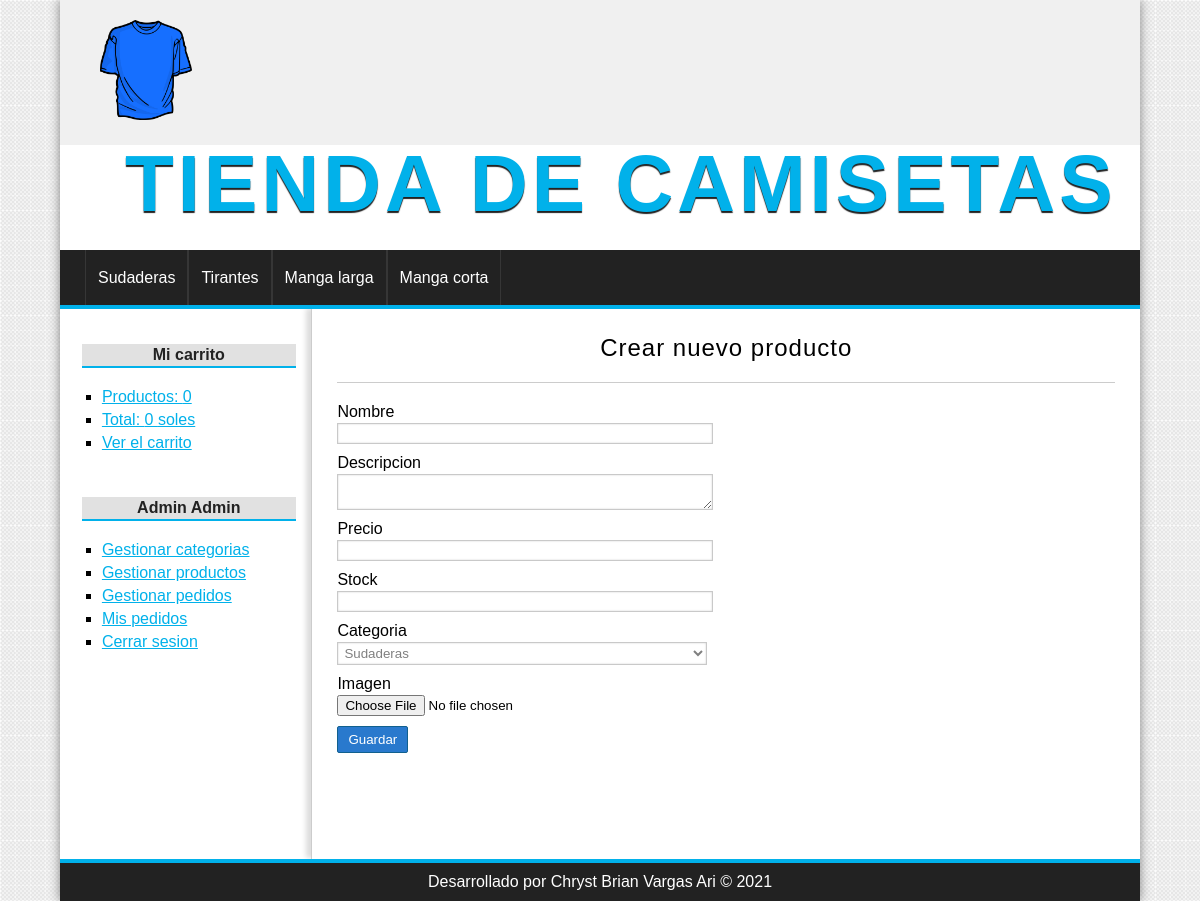
Page /producto/crear (signed in) on the committed database.
### tables this page shows
CREATE TABLE categorias(
    id  int(255) auto_increment not null,
    nombre  varchar(100) not null,
    CONSTRAINT pk_categorias PRIMARY KEY(id)
);

### config/db.php (called while the page is built)
<?php
class Database {
    public static function connect(){
        $db = new mysqli('localhost', 'root', '', 'tienda_master');
        $db->query("SET NAMES 'utf8'");
        return $db;
    }
}
?>

### helpers/utils.php (called while the page is built, shortened)
<?php
class Utils{
    public static function showCategorias(){
        require_once 'models/Categoria.php';
        $categoria = new Categoria();
        $categorias = $categoria->getAll();
        return $categorias;
    }
}
?>

### models/Categoria.php (called while the page is built, shortened)
<?php
class Categoria {
    private $db;
    public function __construct(){
        $this->db = Database::connect();
    }
    public function getAll(){
        $categorias = $this->db->query("SELECT * FROM categorias ORDER BY id DESC");
        return $categorias;
    }
}
?>

### controllers/ProductoController.php (called while the page is built, shortened)
<?php
class ProductoController
{
    public function crear()
    {
        require_once 'views/producto/crear.php';
    }
}

### views/producto/crear.php (the view, shortened to what this page needs)
<?php if(isset($edit) && isset($prod) && is_object($prod)): ?>
    <h1>Editar producto <?=$prod->nombre?></h1>
    <?php $url_action = base_url."producto/save&id=".$prod->id; ?>
<?php else: ?>
    <h1>Crear nuevo producto</h1>
    <?php $url_action = base_url."producto/save"; ?>
<?php endif; ?>
<div class="form_container">
    <form action="<?=$url_action?>" method="POST" enctype="multipart/form-data">
        <label for="nombre">Nombre</label>
        <input type="text" name="nombre" value="<?=isset($prod) && is_object($prod) ? $prod->nombre : '';?>" required>
        <label for="descripcion">Descripcion</label>
        <textarea name="descripcion"><?=isset($prod) && is_object($prod) ? $prod->descripcion : '';?></textarea>
        <label for="precio">Precio</label>
        <input type="text" name="precio" value="<?=isset($prod) && is_object($prod) ? $prod->precio : '';?>" required>
        <label for="stock">Stock</label>
        <input type="number" name="stock" value="<?=isset($prod) && is_object($prod) ? $prod->stock : '';?>" required>
        <label for="categoria">Categoria</label>
        <?php $categorias = Utils::showCategorias(); ?>
        <select name="categoria">
            <?php while($cat = $categorias->fetch_object()): ?>
            <option value="<?=$cat->id?>" <?=isset($prod) && is_object($prod) && $cat->id == $prod->categoria_id ? 'selected' : '';?>>
                <?=$cat->nombre?>
            </option>
            <?php endwhile; ?>
        </select>
        <label for="imagen">Imagen</label>
        <input type="file" name="imagen">
        <input type="submit" value="Guardar">
    </form>
</div>

### views/layout/header.php (shortened to what this page needs)
<!DOCTYPE html>
<html lang="en">
<head>
    <link rel="stylesheet" href="<?=base_url?>assets/css/styles.css?v=<?php echo time(); ?>">
</head>
<body>
    <div id="container">
        <header id="header">
            <div id="logo">
                <img src="<?=base_url?>assets/img/camiseta.png" alt="camiseta logo">
                <a href="<?=base_url?>">
                    <h1>Tienda de Camisetas</h1>
                </a>
            </div>
        </header>
        <?php $categorias = Utils::showCategorias(); ?>
        <nav id="menu">
            <ul>
                <?php while($cat = $categorias->fetch_object()): ?>
                <li><a href="<?=base_url?>categoria/ver&id=<?=$cat->id?>"><?=$cat->nombre?></a></li>
                <?php endwhile; ?>
            </ul>
        </nav>
        <div id="content">

### assets/css/styles.css (style rules this page uses)
* { padding: 0px; margin: 0px; font-family: sans-serif, Helvetica, Arial; }
body { background: url(../img/bg.png); }
a { color: #01B1EA; }
#container { width: 90%; margin: 0px auto; box-shadow: 0px 0px 10px gray; background: white; }
#header { height: 145px; background: #F0F0F0; }
#logo { padding: 20px; margin-left: 20px; float:left; }
#logo img { float:left; height: 100px; }
#logo a { float:left; font-size: 40px; letter-spacing: 4px; font-family: 'Open Sans', Helvetica, Arial; text-transform: uppercase; color: #01B1EA; font-weight: bold; text-decoration: none; margin-top: 18px; margin-left: 25px; text-shadow: 0px 2px 1px #222222; transition: all 300ms; }
#menu { clear:both; background: #222; color: white; height: 55px; border-bottom: 4px solid #01B1EA; }
#menu ul { list-style: none; text-decoration: none; margin: 0px auto; margin-left: 25px; }
#menu ul li { line-height: 55px; float:left; border-right: 1px solid #363636; }
#menu a { display: block; color: white; text-decoration: none; padding-left: 12px; padding-right: 12px; transition: all 300ms; }
#menu a:first-child { border-left: 1px solid #363636; }
#content { margin: 0px auto; overflow: hidden; background: white; }
.form_container { width: 50%; }
label, input[type="text"], input[type="password"], input[type="email"], input[type="number"], select, textarea { display:block; width: 95%; margin-top: 2px; margin-bottom: 2px; }
input[type="text"], input[type="password"], input[type="email"], input[type="number"], select, textarea { border: 1px solid #C9C9C9; box-shadow: 0px 0px 2px #ccc inset; background: white; padding: 2px; color: gray; transition: all 300ms; }
input[type="button"], input[type="submit"], button, .button { display: block; border-radius: 2px; width: auto; padding: 5px; padding-left: 10px; padding-right: 10px; color: white; background: #2979CD; border: 1px solid #11608E; cursor:pointer; }
label, input[type="button"], input[type="submit"], button { display:block; margin-top: 10px; }
#central h1 { font-size: 24px; font-weight: normal; letter-spacing: 1px; text-align: center; border-bottom: 1px solid #ccc; margin-bottom: 20px; padding: 20px; padding-top: 0px; }

### rows in the picture
categorias: nombre "Sudaderas"
categorias: nombre "Tirantes"
categorias: nombre "Manga larga"
categorias: nombre "Manga corta"

### other values in the picture
$stats['count'] "0"
$stats['total'] "0"
$_SESSION['identity']->nombre "Admin"
$_SESSION['identity']->apellidos "Admin"
form field categoria "Sudaderas"
